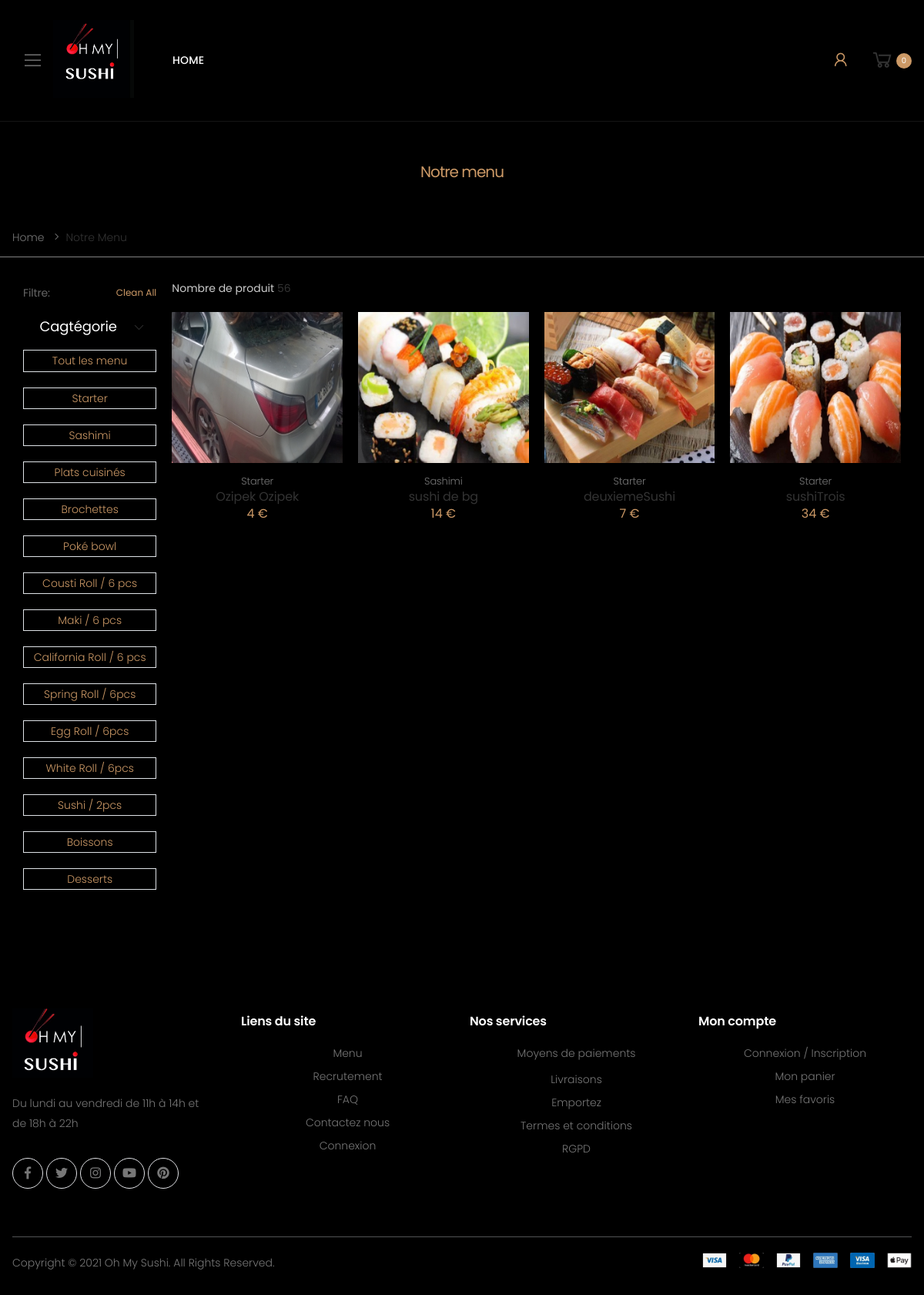
Page /menu3.php on the committed database.
### tables this page shows
CREATE TABLE IF NOT EXISTS `products` (
  `id` int(11) NOT NULL AUTO_INCREMENT,
  `description` text NOT NULL,
  `name` varchar(250) NOT NULL,
  `image` varchar(250) DEFAULT NULL,
  `price` varchar(20) NOT NULL,
  `id_category` int(11) NOT NULL,
  `id_tva` int(11) DEFAULT NULL,
  `stoc` varchar(250) DEFAULT 'enstock',
  `affichageCrud` int(5) NOT NULL DEFAULT '0',
  PRIMARY KEY (`id`),
  KEY `products_category_FK` (`id_category`),
  KEY `products_tva0_FK` (`id_tva`)
);

CREATE TABLE IF NOT EXISTS `category` (
  `id` int(11) NOT NULL AUTO_INCREMENT,
  `label` varchar(250) NOT NULL,
  PRIMARY KEY (`id`)
);

### assets/php/function.php (called while the page is built, shortened)
<?php
function categoryMenu()
{
    global $bdd;
    $req = $bdd->prepare("SELECT * FROM category");
    $req->execute();
    $viewCategory = $req->fetchAll();
    return $viewCategory;
}
function products()
{
    global $bdd;
    $req = $bdd->prepare("SELECT products.description,products.name,products.image,products.price,products.id,products.stoc,category.label,tva.rate FROM products INNER JOIN category ON category.id=products.id_category INNER JOIN tva ON products.id_tva = tva.id ");
    $req->execute([]);
    $products = $req->fetchAll();
    return $products;
}

### menu3.php (the view, shortened to what this page needs)
<?php
require('./assets/php/co_bdd.php');
require('./assets/php/function.php');
$lesCategory = categoryMenu();
$products = products();
require('./assets/componants/header.php');
?>
<body>
    <div class="page-wrapper">
        <?php require('./assets/componants/barreMenu.php');  ?>
        <main class="main">
            <div class="page-header text-center" style="background: #000">
                <div class="container">
                    <h1 class="page-title"><span>Notre menu</span></h1>
                </div>
            </div>
            <nav aria-label="breadcrumb" class="breadcrumb-nav mb-2">
                <div class="container">
                    <ol class="breadcrumb">
                        <li class="breadcrumb-item"><a href="index.html">Home</a></li>
                        <li class="breadcrumb-item active" aria-current="page">Notre menu</li>
                    </ol>
                </div>
            </nav>
            <div class="page-content page-contentLaptot m-5">
                <div class="">
                    <div class="row">
                        <div class="col-lg-10">
                            <div class="toolbox">
                                <div class="toolbox-left">
                                    <div class="toolbox-info">
                                        Nombre de produit <span>56</span>
                                    </div>
                                </div>
                            </div>
                            <div class="products mb-3">
                                <div class="row justify-content-start">
                                    <?php foreach ($products as $product) {
                                    ?>
                                        <div class="col-6 col-md-4 col-lg-4 col-xl-3">
                                            <div class="product product-7 text-center">
                                                <figure class="product-media">
                                                    <a href="product.html">
                                                        <img src="./sysadmin/html/assets/uploads/petite<?= $product['image'] ?>" alt="Product image" class="product-image">
                                                    </a>
                                                </figure>
                                                <div class="product-body">
                                                    <div class="product-cat">
                                                        <a href="#"><?= $product['label'] ?></a>
                                                    </div>
                                                    <?php if ($product['stoc'] == 'rupture') { ?>
                                                        <h3 class="product-title maclasse"><a href="product.html"><?= $product['name'] ?></a></h3>
                                                        <div class="maclasse product-price">
                                                            <?= $product['price'] ?> €
                                                        </div>
                                                    <?php } else { ?>
                                                        <h3 class="product-title"><a href="product.html"><?= $product['name'] ?></a></h3>
                                                        <div class="product-price">
                                                            <?= $product['price'] ?> €
                                                        </div>
                                                    <?php } ?>
                                                </div>
                                            </div>
                                        </div>
                                    <?php } ?>
                                </div>
                            </div>
                        </div>
                        <aside class="col-lg-2  order-lg-first">
                            <div class="sidebar sidebar-shop">
                                <div class="text-whitewidget widget-clean">
                                    <label>Filtre:</label>
                                    <a href="#" class="sidebar-filter-clear">Clean All</a>
                                </div>
                                <div class="widget widget-collapsible">
                                    <h3 class="text-white widget-title">
                                        <a data-toggle="collapse" href="#widget-1" role="button" aria-expanded="true" aria-controls="widget-1">
                                            Cagtégorie
                                        </a>
                                    </h3>
                                    <div class="lescategorie">
                                        <div class="categorie mt-2">
                                            <a href="" class="border">Tout les menu</a>
                                        </div>
                                        <?php foreach ($lesCategory as $category) { ?>
                                            <div class="categorie mt-2">
                                                <a href="" class="border"><?= $category['label'] ?></a>
                                            </div>
                                        <?php } ?>
                                    </div>
                                </div>
                            </div>
                        </aside>
                    </div>
                </div>
            </div>
        </main>
        <?php
        require('./assets/componants/footer.php');
        ?>
    </div>
</body>
</html>

### menu3.php (style rules this page uses)
.product { margin: 0; padding: 0; }
.product-media { background-color: #000; }
a { display: flex !important; justify-content: center !important; align-items: center !important; }

### rows in the picture
products: image (picture), id_category.label "Starter", name "Ozipek Ozipek", price "4"
products: image (picture), id_category.label "Sashimi", name "sushi de bg", price "14"
products: image (picture), id_category.label "Starter", name "deuxiemeSushi", price "7"
products: image (picture), id_category.label "Starter", name "sushiTrois", price "34"
category: label "Starter"
category: label "Sashimi"
category: label "Plats cuisinés"
category: label "Brochettes"
category: label "Poké bowl"
category: label "Cousti Roll / 6 pcs"
category: label "Maki / 6 pcs"
category: label "California Roll / 6 pcs"
category: label "Spring Roll / 6pcs"
category: label "Egg Roll / 6pcs"
category: label "White Roll / 6pcs"
category: label "Sushi / 2pcs"
category: label "Boissons"
category: label "Desserts"

### other values in the picture
$panier->count() "0"
